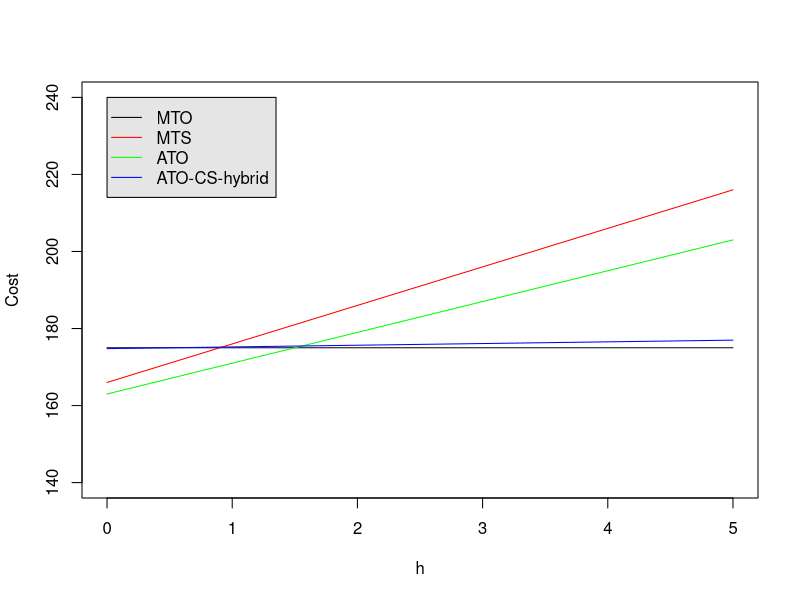

Reproduce this figure in R.
pdf("comparsion_all_4.pdf",width=6, height=4)
fun1 <- function(x) 175.0+0*x
fun2 <- function(x) 166+10*x
fun3 <- function(x) 163+8*x
fun4 <- function(x) 174.78+0.44*x
x <- seq(0, 5, 0.001)
matplot(x,fun1(x),type="l",lwd='1',col="black",ylim=c(140,240),xlab="h",ylab="Cost")
curve(fun2(x), add = TRUE, col = "red")
curve(fun3(x), add = TRUE, col = "green")
curve(fun4(x), add = TRUE, col = "blue")
legend(0,240, c("MTO", "MTS", "ATO", "ATO-CS-hybrid"), col = c("black", "red", "green", "blue"), lwd = 1, pch = c(NA, NA, NA, NA), bg = "gray90")
dev.off()

